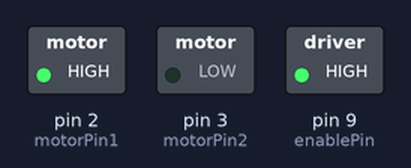
This sketch was run on a simulated Arduino Uno, built with avr-gcc and run on an emulated ATmega328P. On the bench: switched loads named in the sketch (green lamp = pin HIGH).

Above: at 0.1 s.
Timing chart, 0 to 1.6 s (numbered marks = the images above):
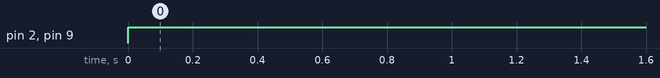

The sketch:

motor_controller_test.ino
```cpp
// Define motor control pins
int enablePin = 9;    // PWM pin to control the motor speed
int motorPin1 = 2;    // Motor control pin 1
int motorPin2 = 3;    // Motor control pin 2

void setup() {
  // Set motor control pins as outputs
  pinMode(enablePin, OUTPUT);
  pinMode(motorPin1, OUTPUT);
  pinMode(motorPin2, OUTPUT);
}

void loop() {
  // Rotate motor in one direction
  digitalWrite(motorPin1, HIGH);
  digitalWrite(motorPin2, LOW);
  analogWrite(enablePin, 255); // Full speed
  delay(50000); // Run for 5 seconds


}
```

Measured:
- by itself, pin 2 (motorPin1), pin 9 (enablePin): LOW → HIGH at 0.00 s
